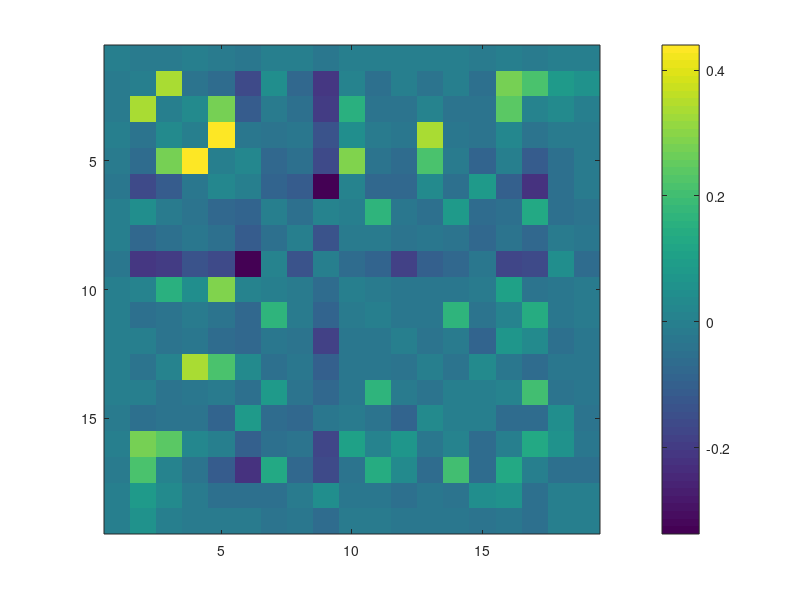

MATLAB code for this plot: (Note: this script raises an error after producing the figure.)
load('R_G.mat');


Nusers = size(R,1);     %number of users
Nitems = size(R,2);     %number of items
Ncategories = size(G,2);    %number of genres
Nrates = max(max(R));   %number of rates
    
%[Pr_ItemInCategory Pr_Item Pr_Category] = buildBernoulliModel(R, G);

%Pr_CategoryGivenI = estimatePosteriorProbability(Pr_ItemInCategory, Pr_Item, Pr_Category);


G_norm = (G - ones(size(G,1),1) * mean(G));
G_norm = G_norm ./ (ones(size(G,1),1) * std(G));
G_cor = (G_norm' * G_norm) / Nitems;
G_cor(logical(eye(size(G_cor)))) = 0;
imagesc(G_cor);
colorbar;
ax = gca;
ax.XTick = [1:19];
ax.YTick = [1:19];
ax.XTickLabel = movie_genre;
ax.YTickLabel = movie_genre;
set(gca, 'XTickLabelRotation', 45)

Rnum(1) = length(find(R == 1));
Rnum(2) = length(find(R == 2));
Rnum(3) = length(find(R == 3));
Rnum(4) = length(find(R == 4));
Rnum(5) = length(find(R == 5));
 % simulate prediction of an item's category N times for different sets of
 % items that are used for training
N = 10;
portion_step = 0.05;
category_prediction_rate_array(19,2) = 0;
prediction_incl_similar_array(19,2) = 0;
for t =  1:19
    t
    portionTesting = t*portion_step; % size of a testing test is (portionTesting * Nitems)
    %category prediction is made using preference models estimated based on items ranked as r
    r = 1; 
    cor_th = 0.2;
    clear counter_correct_prediction;
    clear counter_similar_prediction;
    correctly_predicted_items(Nitems) = 0;
    for j = 1:N
        training_subset_ind = floor(rand(Nitems - round(Nitems * portionTesting), 1) * Nitems) + 1;
        testing_subset_ind = floor(rand(round(Nitems * portionTesting), 1) * Nitems) + 1;
        R_ = R;
        R_(:, testing_subset_ind) = 0;
        G_ = G;
        G_(testing_subset_ind,:) = 0;
        [Pr_ItemInCategory Pr_Item Pr_Category] = buildBernoulliModel(R, G_);
        counter_correct_prediction(j) = 0;
        counter_similar_prediction(j) = 0;
        j
        Pr_CategoryGivenI = estimatePosteriorProbability(Pr_ItemInCategory, Pr_Item, Pr_Category);
        for i = 1:length(testing_subset_ind)
             %figure, hold on;
            for k = 1:Nrates
                %plot(Pr_CategoryGivenI(i,:,k));
                likelihood(k, :) = Pr_CategoryGivenI(testing_subset_ind(i),:,k);
            end
            %[max_val estimated_category] = max(likelihood(r,:));
            [max_val estimated_category] = max(prod(likelihood));  %./ (ones(1,Ngenres)' * Rnum)'
            %[votes estimated_category] = max(hist(estimated_category, unique(estimated_category)));
            true_categories = find (G(i,:) ~= 0);
            counter_similar_prediction(j) = counter_similar_prediction(j) + ...
                (length(find(G_cor(true_categories, estimated_category) > cor_th)) > 0);
            %likelihood_norm = likelihood ./ (ones(5,1) * sum(likelihood));
            %combined_likelihood = sum(likelihood_norm .* (ones(19,1) * [1 2 3 4 5])');
            %[max_val estimated_category] = max(combined_likelihood);
            if(~isempty(intersect(estimated_category, true_categories)))
                counter_correct_prediction(j) = counter_correct_prediction(j) + 1;
                correctly_predicted_items(j, testing_subset_ind(i)) = estimated_category;
            end
        end
    end

    category_prediction_rate = counter_correct_prediction/length(testing_subset_ind)
    category_prediction_ratec_array(t,:) = [mean(category_prediction_rate) std(category_prediction_rate)];

    category_prediction_rate_inc_similar = (counter_correct_prediction + counter_similar_prediction) /length(testing_subset_ind)
    prediction_incl_similar_array(t, :) = [mean(category_prediction_rate_inc_similar) std(category_prediction_rate_inc_similar)];
end
figure, errorbar(category_prediction_ratec_array(:,1), category_prediction_ratec_array(:,2)), hold on;
errorbar(prediction_incl_similar_array(:,1), prediction_incl_similar_array(:,2), 'r'), hold on;
xlabel('Precentage the total data used for training')
ylabel('Correct prediction')
ax = gca;
ax.XTick = [1:19];
ax.XTickLabel = [(1 - (1:19) * portion_step) * 100];
% pred = find(correctly_predicted_items(1,:) > 0);
% sum(G(pred,:))
% figure, hold on;
% plot(sum(G(pred,:))/sum(sum(G(pred,:))),'g');
% plot(Pr_Category)
